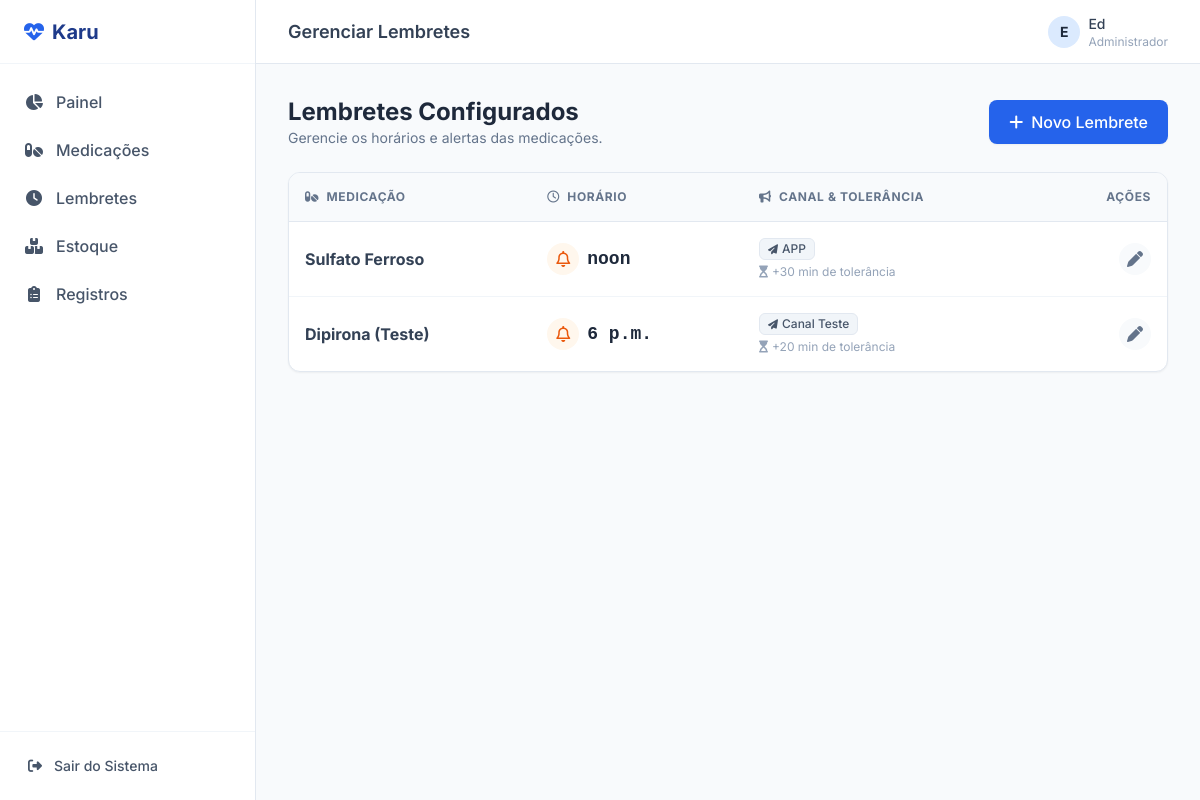
The app's page /lembretes/ (signed in) with its own data.
### medicacoes/models.py (models this page shows, shortened)
class Lembrete(models.Model):
    medicacao = models.ForeignKey(
        Medicacao, on_delete=models.CASCADE, related_name="lembretes"
    )
    horario = models.TimeField()
    canal_preferido = models.CharField(max_length=20, default="APP")
    tolerancia_minutos = models.IntegerField(default=30)

class Medicacao(models.Model):
    VIA_ADMINISTRACAO = [
        ("ORAL", "Oral"),
        ("IM", "Intramuscular"),
    ]
    nome = models.CharField(max_length=150)
    dosagem = models.CharField(max_length=100)
    frequencia = models.CharField(max_length=100)
    via = models.CharField(max_length=10, choices=VIA_ADMINISTRACAO)
    duracao_dias = models.IntegerField()
    data_inicio = models.DateField(default=timezone.now)
    cuidados_especiais = models.TextField(blank=True)
    bebe_id = models.CharField(max_length=50)

### medicacoes/views.py (the view)
# urls.py: path('lembretes/', views.listar_lembretes, name='listar_lembretes'),
@login_required
def listar_lembretes(request):
    lembretes = Lembrete.objects.all().order_by('horario')
    return render(request, "lembretes/listar.html", {'lembretes': lembretes})

### medicacoes/templates/lembretes/listar.html (shortened to what this page needs)
{% extends "base.html" %}
{% block header_title %}Gerenciar Lembretes{% endblock %}
{% block content %}
<div class="flex flex-col md:flex-row md:items-center md:justify-between gap-4 mb-6">
    <div>
        <h1 class="text-2xl font-bold text-slate-800">Lembretes Configurados</h1>
        <p class="text-slate-500 text-sm">Gerencie os horários e alertas das medicações.</p>
    </div>
    <a href="{% url 'criar_lembrete' %}" class="inline-flex items-center gap-2 bg-brand-600 text-white px-5 py-2.5 rounded-lg font-medium hover:bg-brand-700 transition-colors shadow-sm shadow-brand-200">
        <i class="fa-solid fa-plus"></i>
        <span>Novo Lembrete</span>
    </a>
</div>
<div class="bg-white border border-slate-200 rounded-xl shadow-sm overflow-hidden">
    <div class="overflow-x-auto">
        <table class="w-full text-left border-collapse">
            <thead>
                <tr class="bg-slate-50 border-b border-slate-200 text-xs uppercase font-semibold text-slate-500 tracking-wider">
                    <th class="p-4">
                        <i class="fa-solid fa-pills mr-1"></i> Medicação
                    </th>
                    <th class="p-4">
                        <i class="fa-regular fa-clock mr-1"></i> Horário
                    </th>
                    <th class="p-4">
                        <i class="fa-solid fa-bullhorn mr-1"></i> Canal & Tolerância
                    </th>
                    <th class="p-4 text-right">Ações</th>
                </tr>
            </thead>
            <tbody class="divide-y divide-slate-100">
                {% for l in lembretes %}
                <tr class="hover:bg-slate-50 transition-colors group">
                    <td class="p-4">
                        <div class="font-bold text-slate-700">{{ l.medicacao.nome }}</div>
                    </td>
                    <td class="p-4">
                        <div class="flex items-center gap-2">
                            <div class="w-8 h-8 bg-orange-50 text-orange-600 rounded-full flex items-center justify-center">
                                <i class="fa-regular fa-bell"></i>
                            </div>
                            <span class="font-mono text-lg font-semibold text-slate-800">
                                {{ l.horario }}
                            </span>
                        </div>
                    </td>
                    <td class="p-4">
                        <div class="flex flex-col gap-1 items-start">
                            <span class="inline-flex items-center gap-1 px-2 py-0.5 rounded-md text-xs font-medium bg-slate-100 text-slate-600 border border-slate-200">
                                <i class="fa-solid fa-paper-plane text-[10px]"></i>
                                {{ l.canal_preferido }}
                            </span>
                            <span class="text-xs text-slate-400 flex items-center gap-1">
                                <i class="fa-solid fa-hourglass-start"></i>
                                +{{ l.tolerancia_minutos }} min de tolerância
                            </span>
                        </div>
                    </td>
                    <td class="p-4 text-right">
                        <a href="{% url 'editar_lembrete' l.id %}" class="inline-flex items-center justify-center w-8 h-8 rounded-full bg-slate-50 text-slate-500 hover:bg-brand-50 hover:text-brand-600 transition-colors border border-transparent hover:border-brand-200" title="Editar Lembrete">
                            <i class="fa-solid fa-pen"></i>
                        </a>
                    </td>
                </tr>
                {% endfor %}
            </tbody>
        </table>
    </div>
</div>
{% endblock %}

### medicacoes/templates/base.html (shortened to what this page needs)
{% load static %}
<!DOCTYPE html>
<html lang="pt-br">
<head>
    <script src="https://cdn.tailwindcss.com"></script>
    <link rel="stylesheet" href="https://cdnjs.cloudflare.com/ajax/libs/font-awesome/6.4.0/css/all.min.css">
</head>
<body class="bg-slate-50 font-sans text-slate-800 antialiased">
    <div class="min-h-screen flex flex-col md:flex-row">
        <aside class="w-full md:w-64 bg-white border-r border-slate-200 flex-shrink-0 hidden md:flex flex-col">
            <div class="h-16 flex items-center px-6 border-b border-slate-100">
                <a href="/" class="flex items-center gap-2 text-brand-900 font-bold text-xl">
                    <i class="fa-solid fa-heart-pulse text-brand-600"></i>
                    <span>Karu</span>
                </a>
            </div>
            <nav class="flex-1 overflow-y-auto py-4">
                <ul class="space-y-1 px-3">
                    <li>
                        <a href="/" class="flex items-center gap-3 px-3 py-2.5 text-slate-600 hover:bg-brand-50 hover:text-brand-900 rounded-lg font-medium transition-colors">
                            <i class="fa-solid fa-chart-pie w-5 text-center"></i>
                            <span>Painel</span>
                        </a>
                    </li>
                    <li>
                        <a href="{% url 'listar_medicacoes' %}" class="flex items-center gap-3 px-3 py-2.5 text-slate-600 hover:bg-brand-50 hover:text-brand-900 rounded-lg font-medium transition-colors">
                            <i class="fa-solid fa-pills w-5 text-center"></i>
                            <span>Medicações</span>
                        </a>
                    </li>
                    <li>
                        <a href="{% url 'listar_lembretes' %}" class="flex items-center gap-3 px-3 py-2.5 text-slate-600 hover:bg-brand-50 hover:text-brand-900 rounded-lg font-medium transition-colors">
                            <i class="fa-solid fa-clock w-5 text-center"></i>
                            <span>Lembretes</span>
                        </a>
                    </li>
                    <li>
                        <a href="{% url 'listar_estoque' %}" class="flex items-center gap-3 px-3 py-2.5 text-slate-600 hover:bg-brand-50 hover:text-brand-900 rounded-lg font-medium transition-colors">
                            <i class="fa-solid fa-boxes-stacked w-5 text-center"></i>
                            <span>Estoque</span>
                        </a>
                    </li>
                    <li>
                        <a href="{% url 'listar_registros' %}" class="flex items-center gap-3 px-3 py-2.5 text-slate-600 hover:bg-brand-50 hover:text-brand-900 rounded-lg font-medium transition-colors">
                            <i class="fa-solid fa-clipboard-list w-5 text-center"></i>
                            <span>Registros</span>
                        </a>
                    </li>
                </ul>
            </nav>
            <div class="p-4 border-t border-slate-100">
                <form action="{% url 'logout' %}" method="post">
                    <button type="submit" class="flex items-center gap-3 px-3 py-2 w-full text-slate-600 hover:text-red-600 hover:bg-red-50 rounded-lg transition-colors text-sm font-medium">
                        <i class="fa-solid fa-sign-out-alt"></i>
                        <span>Sair do Sistema</span>
                    </button>
                </form>
            </div>
        </aside>
        <div class="flex-1 flex flex-col h-screen overflow-hidden">
            <header class="hidden md:flex bg-white h-16 border-b border-slate-200 items-center justify-between px-8 flex-shrink-0">
                <h2 class="text-lg font-semibold text-slate-700">
                    {% block header_title %}Visão Geral{% endblock %}
                </h2>
                <div class="flex items-center gap-4">
                    <div class="flex items-center gap-2">
                        <div class="w-8 h-8 bg-brand-100 text-brand-700 rounded-full flex items-center justify-center font-bold text-sm uppercase">
                            {{ user.username|slice:":1" }}
                        </div>
                        <div class="flex flex-col">
                            <span class="text-sm font-medium text-slate-700">{{ user.username }}</span>
                            <span class="text-xs text-slate-400">
                                {% if user.is_superuser %}Administrador{% else %}Cuidador{% endif %}
                            </span>
                        </div>
                    </div>
                </div>
            </header>
            <main class="flex-1 overflow-x-hidden overflow-y-auto bg-slate-50 p-6 md:p-8">
                {% block content %}
                {% endblock %}
            </main>
        </div>
    </div>
</body>
</html>

### records on screen
Lembrete: medicacao.nome "Sulfato Ferroso", horario "noon", canal_preferido "APP", tolerancia_minutos "30"
Lembrete: medicacao.nome "Dipirona (Teste)", horario "6 p.m.", canal_preferido "Canal Teste", tolerancia_minutos "20"

### other values on screen
{{ user.username|slice:":1" }} "E"
{{ user.username }} "Ed"
